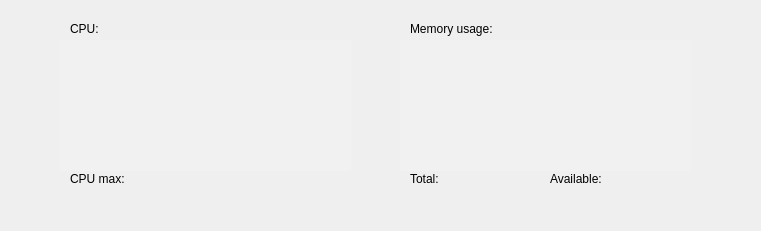
        <widget class="QWidget" name="header_this_pc" native="true">
         <property name="geometry">
          <rect>
           <x>0</x>
           <y>0</y>
           <width>761</width>
           <height>231</height>
          </rect>
         </property>
         <property name="styleSheet">
          <string notr="true"/>
         </property>
         <widget class="MplWidget" name="chart_cpu" native="true">
          <property name="geometry">
           <rect>
            <x>60</x>
            <y>40</y>
            <width>291</width>
            <height>131</height>
           </rect>
          </property>
          <property name="styleSheet">
           <string notr="true">background: rgba(255,255,255,0.1);</string>
          </property>
         </widget>
         <widget class="MplWidget" name="chart_ram" native="true">
          <property name="geometry">
           <rect>
            <x>400</x>
            <y>40</y>
            <width>291</width>
            <height>131</height>
           </rect>
          </property>
          <property name="styleSheet">
           <string notr="true">background: rgba(255,255,255,0.1);</string>
          </property>
         </widget>
         <widget class="QLabel" name="cpu">
          <property name="geometry">
           <rect>
            <x>70</x>
            <y>20</y>
            <width>31</width>
            <height>17</height>
           </rect>
          </property>
          <property name="text">
           <string>CPU:</string>
          </property>
         </widget>
         <widget class="QLabel" name="label_3">
          <property name="geometry">
           <rect>
            <x>410</x>
            <y>20</y>
            <width>111</width>
            <height>17</height>
           </rect>
          </property>
          <property name="text">
           <string>Memory usage:</string>
          </property>
         </widget>
         <widget class="QLabel" name="cpu_value">
          <property name="geometry">
           <rect>
            <x>110</x>
            <y>20</y>
            <width>101</width>
            <height>17</height>
           </rect>
          </property>
          <property name="text">
           <string/>
          </property>
         </widget>
         <widget class="QLabel" name="ram_value">
          <property name="geometry">
           <rect>
            <x>520</x>
            <y>20</y>
            <width>101</width>
            <height>17</height>
           </rect>
          </property>
          <property name="text">
           <string/>
          </property>
         </widget>
         <widget class="QLabel" name="label_2">
          <property name="geometry">
           <rect>
            <x>410</x>
            <y>170</y>
            <width>41</width>
            <height>17</height>
           </rect>
          </property>
          <property name="text">
           <string>Total:</string>
          </property>
         </widget>
         <widget class="QLabel" name="ram_total">
          <property name="geometry">
           <rect>
            <x>460</x>
            <y>170</y>
            <width>91</width>
            <height>17</height>
           </rect>
          </property>
          <property name="text">
           <string/>
          </property>
         </widget>
         <widget class="QLabel" name="label_4">
          <property name="geometry">
           <rect>
            <x>550</x>
            <y>170</y>
            <width>67</width>
            <height>17</height>
           </rect>
          </property>
          <property name="text">
           <string>Available:</string>
          </property>
         </widget>
         <widget class="QLabel" name="available">
          <property name="geometry">
           <rect>
            <x>620</x>
            <y>170</y>
            <width>67</width>
            <height>17</height>
           </rect>
          </property>
          <property name="text">
           <string/>
          </property>
         </widget>
         <widget class="QLabel" name="label_5">
          <property name="geometry">
           <rect>
            <x>70</x>
            <y>170</y>
            <width>67</width>
            <height>17</height>
           </rect>
          </property>
          <property name="text">
           <string>CPU max:</string>
          </property>
         </widget>
         <widget class="QLabel" name="cpu_max">
          <property name="geometry">
           <rect>
            <x>140</x>
            <y>170</y>
            <width>91</width>
            <height>17</height>
           </rect>
          </property>
          <property name="text">
           <string/>
          </property>
         </widget>
        </widget>
